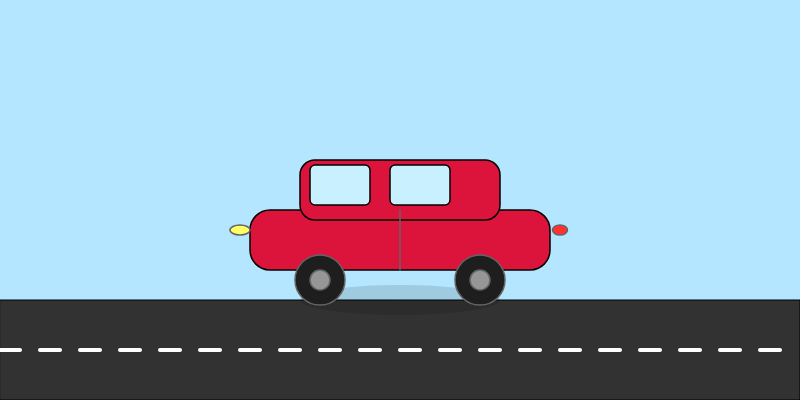
Frame 1 (no input)
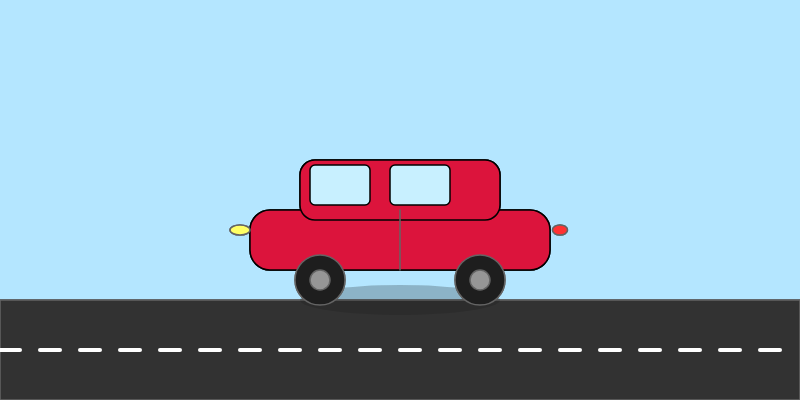
Frame 2 (the mouse pressed at the canvas centre, redrawn once)

The p5.js sketch that drew these frames (run headless with seeded random() and noise() and a simulated clock; the mouse was pressed at the canvas centre and the sketch redrawn once):

// p5.js sketch
// ── sketch.js
function setup() {
  createCanvas(800, 400);
  background(180, 230, 255); // Sky blue background
  noLoop();
}

function draw() {
  drawRoad();
  drawCar(250, 250);
}

function drawRoad() {
  fill(50);
  rect(0, 300, width, 100); // Road
  stroke(255);
  strokeWeight(4);
  for (let i = 0; i < width; i += 40) {
    line(i, 350, i + 20, 350); // Lane dividers
  }
  noStroke();
}

function drawCar(x, y) {
  // Car shadow
  fill(0, 0, 0, 30);
  ellipse(x + 150, y + 50, 200, 30);

  // Main car body
  fill(220, 20, 60); // Crimson red
  stroke(0);
  strokeWeight(1.5);
  rect(x, y - 40, 300, 60, 20); // Lower body
  rect(x + 50, y - 90, 200, 60, 15); // Upper body (cabin)

  // Windows
  fill(200, 240, 255);
  rect(x + 60, y - 85, 60, 40, 5); // Front window
  rect(x + 140, y - 85, 60, 40, 5); // Rear window

  // Door line
  stroke(100);
  line(x + 150, y - 40, x + 150, y + 20);

  // Wheels
  drawWheel(x + 70, y + 30);
  drawWheel(x + 230, y + 30);

  // Headlight
  fill(255, 255, 100);
  ellipse(x - 10, y - 20, 20, 10);

  // Taillight
  fill(255, 50, 50);
  ellipse(x + 310, y - 20, 15, 10);
}

function drawWheel(cx, cy) {
  fill(30);
  ellipse(cx, cy, 50, 50); // Tire
  fill(150);
  ellipse(cx, cy, 20, 20); // Hubcap
}
